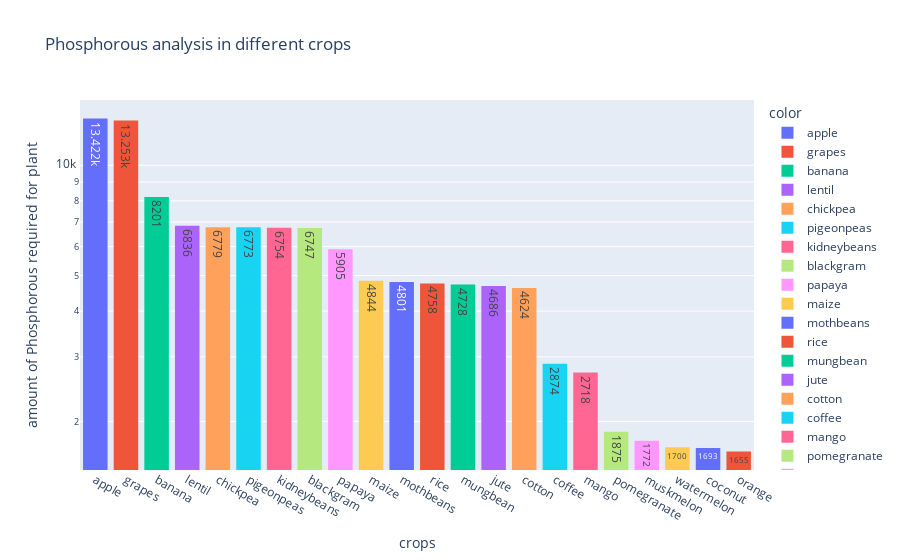

Here is the notebook cell this chart was saved with:
### Markdown cell above
2) Phosphorous  analysis

### Code cell
df = data[['P' ,'label']].groupby('label').sum().sort_values(by='P' ,ascending=False)


fig2 = px.histogram(x=df.index , y=df['P'].values , color=df.index ,log_y=True ,
             text_auto=True ,title='Phosphorous analysis in different crops')

fig2.update_layout(
    xaxis_title = 'crops',
    yaxis_title = 'amount of Phosphorous required for plant'
)
fig2.show()

### Figure 1 — Plotly figure (JSON) as saved in the notebook; plotly's stock layout.template omitted (floating-point values rounded to 4 significant figures)
{"data": [{"alignmentgroup": "True", "bingroup": "x", "histfunc": "sum", "hovertemplate": "color=apple<br>x=%{x}<br>sum of y=%{y}<extra></extra>", "legendgroup": "apple", "marker": {"color": "#636efa", "pattern": {"shape": ""}}, "name": "apple", "offsetgroup": "apple", "orientation": "v", "showlegend": true, "texttemplate": "%{value}", "type": "histogram", "x": ["apple"], "xaxis": "x", "y": [13422], "yaxis": "y"}, {"alignmentgroup": "True", "bingroup": "x", "histfunc": "sum", "hovertemplate": "color=grapes<br>x=%{x}<br>sum of y=%{y}<extra></extra>", "legendgroup": "grapes", "marker": {"color": "#EF553B", "pattern": {"shape": ""}}, "name": "grapes", "offsetgroup": "grapes", "orientation": "v", "showlegend": true, "texttemplate": "%{value}", "type": "histogram", "x": ["grapes"], "xaxis": "x", "y": [13253], "yaxis": "y"}, {"alignmentgroup": "True", "bingroup": "x", "histfunc": "sum", "hovertemplate": "color=banana<br>x=%{x}<br>sum of y=%{y}<extra></extra>", "legendgroup": "banana", "marker": {"color": "#00cc96", "pattern": {"shape": ""}}, "name": "banana", "offsetgroup": "banana", "orientation": "v", "showlegend": true, "texttemplate": "%{value}", "type": "histogram", "x": ["banana"], "xaxis": "x", "y": [8201], "yaxis": "y"}, {"alignmentgroup": "True", "bingroup": "x", "histfunc": "sum", "hovertemplate": "color=lentil<br>x=%{x}<br>sum of y=%{y}<extra></extra>", "legendgroup": "lentil", "marker": {"color": "#ab63fa", "pattern": {"shape": ""}}, "name": "lentil", "offsetgroup": "lentil", "orientation": "v", "showlegend": true, "texttemplate": "%{value}", "type": "histogram", "x": ["lentil"], "xaxis": "x", "y": [6836], "yaxis": "y"}, {"alignmentgroup": "True", "bingroup": "x", "histfunc": "sum", "hovertemplate": "color=chickpea<br>x=%{x}<br>sum of y=%{y}<extra></extra>", "legendgroup": "chickpea", "marker": {"color": "#FFA15A", "pattern": {"shape": ""}}, "name": "chickpea", "offsetgroup": "chickpea", "orientation": "v", "showlegend": true, "texttemplate": "%{value}", "type": "histogram", "x": ["chickpea"], "xaxis": "x", "y": [6779], "yaxis": "y"}, {"alignmentgroup": "True", "bingroup": "x", "histfunc": "sum", "hovertemplate": "color=pigeonpeas<br>x=%{x}<br>sum of y=%{y}<extra></extra>", "legendgroup": "pigeonpeas", "marker": {"color": "#19d3f3", "pattern": {"shape": ""}}, "name": "pigeonpeas", "offsetgroup": "pigeonpeas", "orientation": "v", "showlegend": true, "texttemplate": "%{value}", "type": "histogram", "x": ["pigeonpeas"], "xaxis": "x", "y": [6773], "yaxis": "y"}, {"alignmentgroup": "True", "bingroup": "x", "histfunc": "sum", "hovertemplate": "color=kidneybeans<br>x=%{x}<br>sum of y=%{y}<extra></extra>", "legendgroup": "kidneybeans", "marker": {"color": "#FF6692", "pattern": {"shape": ""}}, "name": "kidneybeans", "offsetgroup": "kidneybeans", "orientation": "v", "showlegend": true, "texttemplate": "%{value}", "type": "histogram", "x": ["kidneybeans"], "xaxis": "x", "y": [6754], "yaxis": "y"}, {"alignmentgroup": "True", "bingroup": "x", "histfunc": "sum", "hovertemplate": "color=blackgram<br>x=%{x}<br>sum of y=%{y}<extra></extra>", "legendgroup": "blackgram", "marker": {"color": "#B6E880", "pattern": {"shape": ""}}, "name": "blackgram", "offsetgroup": "blackgram", "orientation": "v", "showlegend": true, "texttemplate": "%{value}", "type": "histogram", "x": ["blackgram"], "xaxis": "x", "y": [6747], "yaxis": "y"}, {"alignmentgroup": "True", "bingroup": "x", "histfunc": "sum", "hovertemplate": "color=papaya<br>x=%{x}<br>sum of y=%{y}<extra></extra>", "legendgroup": "papaya", "marker": {"color": "#FF97FF", "pattern": {"shape": ""}}, "name": "papaya", "offsetgroup": "papaya", "orientation": "v", "showlegend": true, "texttemplate": "%{value}", "type": "histogram", "x": ["papaya"], "xaxis": "x", "y": [5905], "yaxis": "y"}, {"alignmentgroup": "True", "bingroup": "x", "histfunc": "sum", "hovertemplate": "color=maize<br>x=%{x}<br>sum of y=%{y}<extra></extra>", "legendgroup": "maize", "marker": {"color": "#FECB52", "pattern": {"shape": ""}}, "name": "maize", "offsetgroup": "maize", "orientation": "v", "showlegend": true, "texttemplate": "%{value}", "type": "histogram", "x": ["maize"], "xaxis": "x", "y": [4844], "yaxis": "y"}, {"alignmentgroup": "True", "bingroup": "x", "histfunc": "sum", "hovertemplate": "color=mothbeans<br>x=%{x}<br>sum of y=%{y}<extra></extra>", "legendgroup": "mothbeans", "marker": {"color": "#636efa", "pattern": {"shape": ""}}, "name": "mothbeans", "offsetgroup": "mothbeans", "orientation": "v", "showlegend": true, "texttemplate": "%{value}", "type": "histogram", "x": ["mothbeans"], "xaxis": "x", "y": [4801], "yaxis": "y"}, {"alignmentgroup": "True", "bingroup": "x", "histfunc": "sum", "hovertemplate": "color=rice<br>x=%{x}<br>sum of y=%{y}<extra></extra>", "legendgroup": "rice", "marker": {"color": "#EF553B", "pattern": {"shape": ""}}, "name": "rice", "offsetgroup": "rice", "orientation": "v", "showlegend": true, "texttemplate": "%{value}", "type": "histogram", "x": ["rice"], "xaxis": "x", "y": [4758], "yaxis": "y"}, {"alignmentgroup": "True", "bingroup": "x", "histfunc": "sum", "hovertemplate": "color=mungbean<br>x=%{x}<br>sum of y=%{y}<extra></extra>", "legendgroup": "mungbean", "marker": {"color": "#00cc96", "pattern": {"shape": ""}}, "name": "mungbean", "offsetgroup": "mungbean", "orientation": "v", "showlegend": true, "texttemplate": "%{value}", "type": "histogram", "x": ["mungbean"], "xaxis": "x", "y": [4728], "yaxis": "y"}, {"alignmentgroup": "True", "bingroup": "x", "histfunc": "sum", "hovertemplate": "color=jute<br>x=%{x}<br>sum of y=%{y}<extra></extra>", "legendgroup": "jute", "marker": {"color": "#ab63fa", "pattern": {"shape": ""}}, "name": "jute", "offsetgroup": "jute", "orientation": "v", "showlegend": true, "texttemplate": "%{value}", "type": "histogram", "x": ["jute"], "xaxis": "x", "y": [4686], "yaxis": "y"}, {"alignmentgroup": "True", "bingroup": "x", "histfunc": "sum", "hovertemplate": "color=cotton<br>x=%{x}<br>sum of y=%{y}<extra></extra>", "legendgroup": "cotton", "marker": {"color": "#FFA15A", "pattern": {"shape": ""}}, "name": "cotton", "offsetgroup": "cotton", "orientation": "v", "showlegend": true, "texttemplate": "%{value}", "type": "histogram", "x": ["cotton"], "xaxis": "x", "y": [4624], "yaxis": "y"}, {"alignmentgroup": "True", "bingroup": "x", "histfunc": "sum", "hovertemplate": "color=coffee<br>x=%{x}<br>sum of y=%{y}<extra></extra>", "legendgroup": "coffee", "marker": {"color": "#19d3f3", "pattern": {"shape": ""}}, "name": "coffee", "offsetgroup": "coffee", "orientation": "v", "showlegend": true, "texttemplate": "%{value}", "type": "histogram", "x": ["coffee"], "xaxis": "x", "y": [2874], "yaxis": "y"}, {"alignmentgroup": "True", "bingroup": "x", "histfunc": "sum", "hovertemplate": "color=mango<br>x=%{x}<br>sum of y=%{y}<extra></extra>", "legendgroup": "mango", "marker": {"color": "#FF6692", "pattern": {"shape": ""}}, "name": "mango", "offsetgroup": "mango", "orientation": "v", "showlegend": true, "texttemplate": "%{value}", "type": "histogram", "x": ["mango"], "xaxis": "x", "y": [2718], "yaxis": "y"}, {"alignmentgroup": "True", "bingroup": "x", "histfunc": "sum", "hovertemplate": "color=pomegranate<br>x=%{x}<br>sum of y=%{y}<extra></extra>", "legendgroup": "pomegranate", "marker": {"color": "#B6E880", "pattern": {"shape": ""}}, "name": "pomegranate", "offsetgroup": "pomegranate", "orientation": "v", "showlegend": true, "texttemplate": "%{value}", "type": "histogram", "x": ["pomegranate"], "xaxis": "x", "y": [1875], "yaxis": "y"}, {"alignmentgroup": "True", "bingroup": "x", "histfunc": "sum", "hovertemplate": "color=muskmelon<br>x=%{x}<br>sum of y=%{y}<extra></extra>", "legendgroup": "muskmelon", "marker": {"color": "#FF97FF", "pattern": {"shape": ""}}, "name": "muskmelon", "offsetgroup": "muskmelon", "orientation": "v", "showlegend": true, "texttemplate": "%{value}", "type": "histogram", "x": ["muskmelon"], "xaxis": "x", "y": [1772], "yaxis": "y"}, {"alignmentgroup": "True", "bingroup": "x", "histfunc": "sum", "hovertemplate": "color=watermelon<br>x=%{x}<br>sum of y=%{y}<extra></extra>", "legendgroup": "watermelon", "marker": {"color": "#FECB52", "pattern": {"shape": ""}}, "name": "watermelon", "offsetgroup": "watermelon", "orientation": "v", "showlegend": true, "texttemplate": "%{value}", "type": "histogram", "x": ["watermelon"], "xaxis": "x", "y": [1700], "yaxis": "y"}, {"alignmentgroup": "True", "bingroup": "x", "histfunc": "sum", "hovertemplate": "color=coconut<br>x=%{x}<br>sum of y=%{y}<extra></extra>", "legendgroup": "coconut", "marker": {"color": "#636efa", "pattern": {"shape": ""}}, "name": "coconut", "offsetgroup": "coconut", "orientation": "v", "showlegend": true, "texttemplate": "%{value}", "type": "histogram", "x": ["coconut"], "xaxis": "x", "y": [1693], "yaxis": "y"}, {"alignmentgroup": "True", "bingroup": "x", "histfunc": "sum", "hovertemplate": "color=orange<br>x=%{x}<br>sum of y=%{y}<extra></extra>", "legendgroup": "orange", "marker": {"color": "#EF553B", "pattern": {"shape": ""}}, "name": "orange", "offsetgroup": "orange", "orientation": "v", "showlegend": true, "texttemplate": "%{value}", "type": "histogram", "x": ["orange"], "xaxis": "x", "y": [1655], "yaxis": "y"}], "layout": {"barmode": "relative", "legend": {"title": {"text": "color"}, "tracegroupgap": 0}, "title": {"text": "Phosphorous analysis in different crops"}, "xaxis": {"anchor": "y", "domain": [0, 1], "title": {"text": "crops"}}, "yaxis": {"anchor": "x", "domain": [0, 1], "title": {"text": "amount of Phosphorous required for plant"}, "type": "log"}}}
